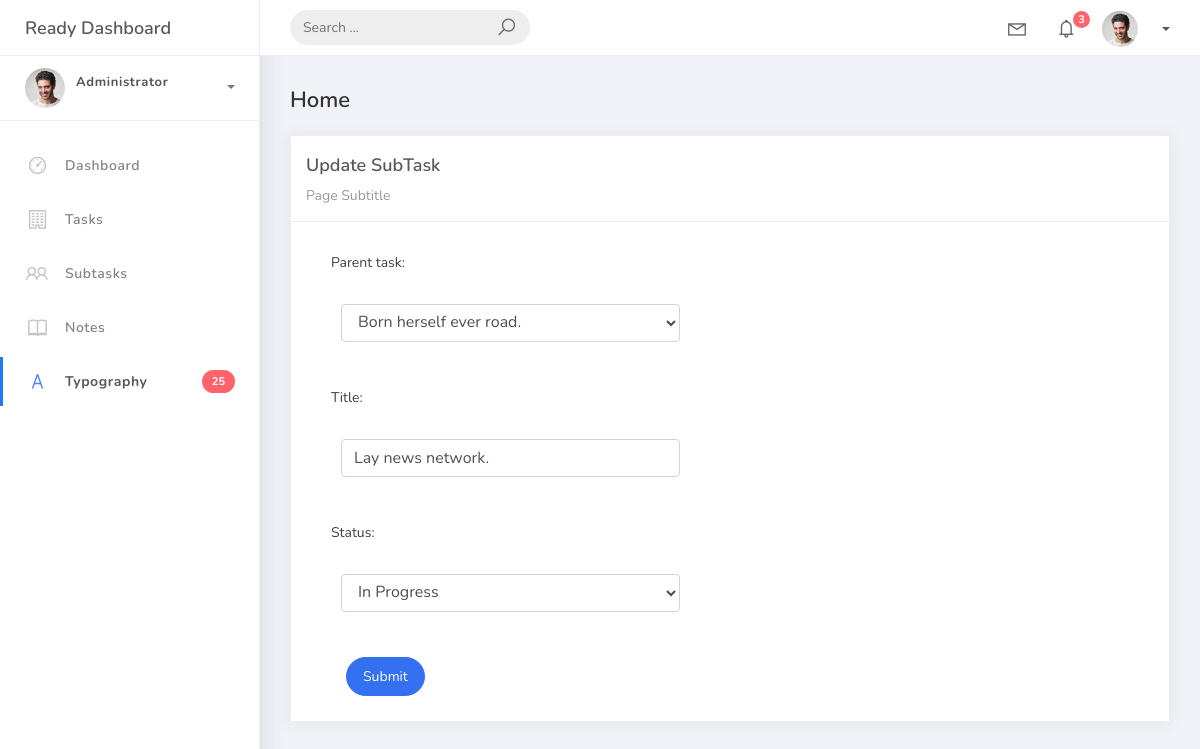
/stask_list/1, run on the app's committed database.
### hangapp/models.py (models this page shows, shortened)
class BaseModel(models.Model):
    created_at = models.DateTimeField(auto_now_add=True)
    updated_at = models.DateTimeField(auto_now=True)
    class Meta:
        abstract = True

class SubTask(BaseModel):
    parent_task = models.ForeignKey(
        Task,
        on_delete=models.CASCADE,
        related_name="subtasks"
    )
    title = models.CharField(max_length=255)
    status = models.CharField(
        max_length=50,
        choices=[
        ("Pending", "Pending"),
        ("In Progress", "In Progress"),
        ("Completed", "Completed"),
    ],
        default="Pending"
    )

### hangapp/views.py (the view)
# urls.py: path('stask_list/<pk>', SubTaskUpdateView.as_view(), name='stask-update'),
class SubTaskUpdateView(UpdateView):
    model = SubTask
    form_class = SubTaskForm
    template_name = 'stask_form.html'
    success_url = reverse_lazy('stask-list')

### hangapp/forms.py
class SubTaskForm(ModelForm):
    class Meta:
        model = SubTask
        fields = "__all__"

### hangapp/models.py (called while the page is built)
    def __str__(self):
        return self.title

### templates/stask_form.html
{% extends 'base.html' %} {% load static %} {% block content %}
<div class="content">
    <div class="container-fluid">
        <h4 class="page-title">Home</h4>
        <div class="row">
            <div class="col-md-12">
                <div class="card">
                    <div class="card-header">
                        <div class="card-title">{% if object %} Update SubTask {% else %} Add New SubTask {% endif %}</div>
                        <div class="card-category">Page Subtitle</div>
                    </div>
                    <div class="col-md-6">
                        <div class="card-body">
                            <form class="" action="" method="post" novalidate>
                                {% csrf_token %} {% include 'includes/form.html' %}
                                <div class="form-group">
                                    <div class="col-md-12 col-sm-3">
                                        <button type="submit" class="btn btn-primary btn-rounded">Submit</button>
                                    </div>
                                </div>
                            </form>
                        </div>
                    </div>
                </div>
            </div>
        </div>
    </div>
</div>
{% endblock %}

### templates/includes/form.html (shortened to what this page needs)
{% load widget_tweaks%}
{% for field in form %}
<div class="field item form-group">
    <label>{{ field.label_tag }}</label>
    <div class="form-group">
        {% render_field field class="form-control" %}
    </div>
</div>
{% endfor %}

### data on the page
SubTask: parent_task "Born herself ever road." "Lay news network." "In Progress"

### other printed values
{{ field.label_tag }} "Parent task:" "Title:" "Status:"
